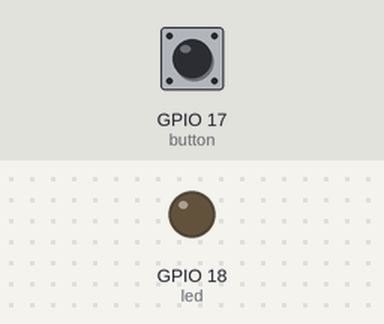
A program run on a simulated Raspberry Pi (BCM pin numbers). Parts: output pins drawn as LEDs (lit = HIGH). Inputs (shaded band) come from the test bench; at power-on: GPIO 17 (button) LOW. What the program prints to the terminal is not drawn.

Above: at 1.2 s.
1.3 s: GPIO 17 (button) pulled HIGH for 0.15 s
At 1.37 s:
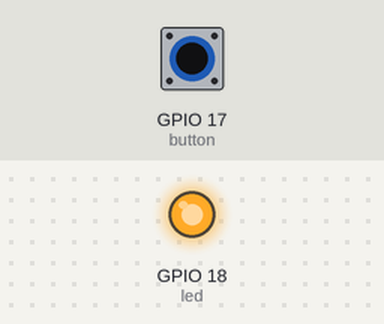
2.9 s: GPIO 17 (button) pulled HIGH for 3.2 s
At 7.5 s:
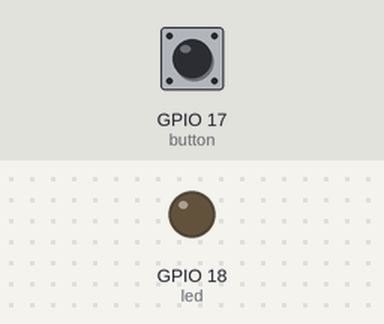
Timing chart, 0 to 9.0 s (numbered marks = the images above; inputs shaded):
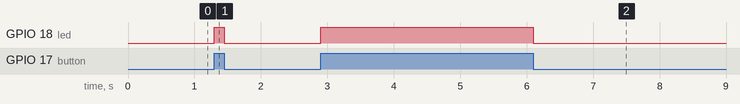

The program:

button_led.py
```python
from gpiozero import Button, LED
from signal import pause

# GPIO pins (BCM numbering)
BUTTON_PIN = 17
LED_PIN = 18

button = Button(
    BUTTON_PIN,
    pull_up=False,      # external pull-down resistor
    bounce_time=0.1
)

led = LED(LED_PIN)

print("Button → LED demo")
print("Press button to turn LED ON")

# Event-based control (clean & efficient)
button.when_pressed = led.on
button.when_released = led.off

pause()  # keep program running
```

Measured:
- after the input at 1.3 s, GPIO 18 (led): LOW → HIGH at once, → LOW 0.15 s later
- after the input at 2.9 s, GPIO 18 (led): LOW → HIGH at once, → LOW 3.2 s later
